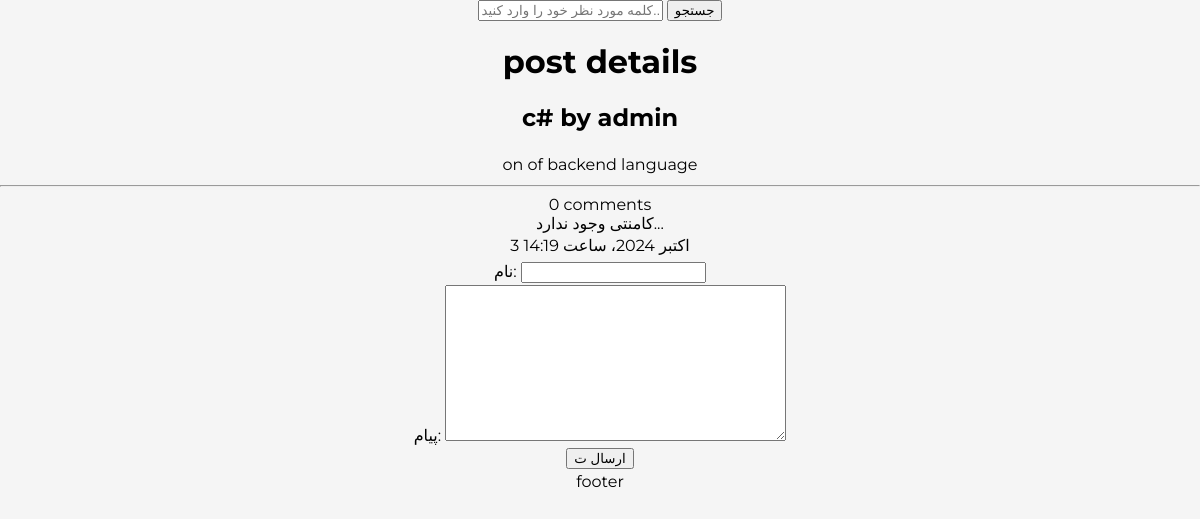
The page /Posts/2 on the database its author committed.
### bloog/models.py (models this page shows, shortened)
class Post(models.Model):
    class Status(models.TextChoices):
        DRAFT='DR','DRAFT'
        PUBLISHED='PB','PUBLISHED'
        REGECTED='RG','REGECTED'
    title = models.CharField(max_length=20,verbose_name='عنوان')
    description = models.TextField(verbose_name='توضیحات')
    slug = models.SlugField(max_length=100,verbose_name='اسلاگ')
    status=models.CharField(max_length=2,choices=Status.choices,default=Status.DRAFT,verbose_name='وضعیت')
    author=models.ForeignKey(User, on_delete=models.CASCADE,related_name="user_post",verbose_name='نویسنده')
    publish = models.DateTimeField(default=timezone.now,verbose_name='تاریخ انتشار')
    create = models.DateTimeField(auto_now_add=True,verbose_name='ناریخ تولید')
    update = models.DateTimeField(auto_now=True,verbose_name='تاریخ بروزرسانی')
    objects = models.Manager()
    published = publishedManager()
    reading_time=models.PositiveIntegerField(verbose_name='زمان مطالعه',default='14')
    class Meta:
        ordering = ['-publish']
        indexes=[
            models.Index(fields=['-publish'])
        ]
        verbose_name_plural="پست ها"

### bloog/views.py (the view)
# urls.py: path('Posts/<pk>',PostDetail,name='PostDetail'),
def PostDetail(request,pk):
    post=get_object_or_404(Post,id=pk,status=Post.Status.PUBLISHED)
    form=CommentForm()
    comments=post.comments.filter(active=True)
    context={
        'post':post,
        'form':form,
        'comments':comments,
    }
    return render(request,'blog/detail.html',context)

### bloog/forms.py
class CommentForm(forms.ModelForm):
    class Meta:
        model=Comment
        fields=['name','body']
        widget={
            'body':forms.TextInput(attrs={
                'placeholder':'متن'
            }
            )
        }

### bloog/templatetags/blog_tags.py (called while the page is built)
@register.filter()
def to_markdown(text):
    return  mark_safe (markdown(text))

### bloog/templates/blog/detail.html (shortened to what this page needs)
{% extends 'parent/base.html' %}
{%load blog_tags%}
{% block content %}
    <h1>post details</h1>
    <h2>{{ post.title }} by {{post.author}}</h2>
    <p>{{ post.description | to_markdown  }}</p>
    <hr>
    <div>
        {%with comments.count as cm_co%}
            {{cm_co}} comment{{cm_co|pluralize}}
        {% endwith %}
    </div>
    <div>
        {% for cm in comments %}
            {{cm.body|linebreaks}}
            <br>
            {{cm.name}}
        {% empty %}
            کامنتی وجود ندارد...
        {% endfor %}
    </div>
    <p>{{ post.publish }}</p>
    <form method="post" action="{% url 'blog:post_comment' post.id%}">
        {{form.as_p}}
        <button type="submit">ارسال ت</button>
    </form>
{% endblock %}

### bloog/static/css/base.css (style rules this page uses)
* { box-sizing: border-box; }
body { text-align: center; --h: 182deg; --l: 35%; --brandColor: hsl(var(--h), 71%, var(--l)); font-family: Montserrat, sans-serif; margin: 0; background-color: whitesmoke; }
p { margin: 0; line-height: 1.6; }
h1 { text-align: center important!; background-color: #fa1010 important!; width: 350px important!; height: 74px important!; }

### rows shown on the page
Post: title "c#", author "admin", description|to_markdown "on of backend language", publish "3 اکتبر 2024، ساعت 14:19"

### other values the page prints
{{ cm_co }} "0"
